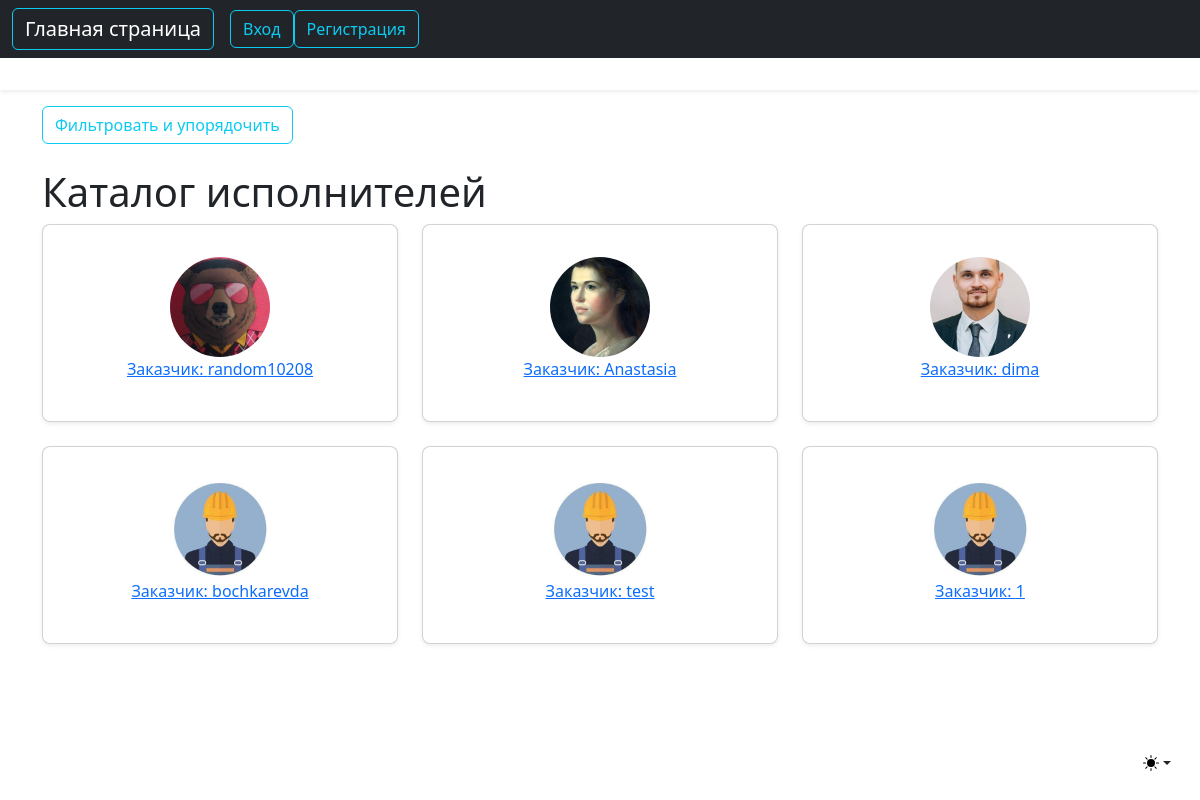
Screenshot of /users/workers with the database file from the repository.
### users/models.py (models this page shows, shortened)
class Worker(models.Model):
    user = models.OneToOneField(User, on_delete=models.CASCADE)
    rating = models.IntegerField(null=True)
    experience = models.TextField(null=True)

class Profile(models.Model):
    user = models.OneToOneField(User, on_delete=models.CASCADE)
    image = models.ImageField(default='default.jpg', upload_to='profile_pics')

### users/views.py (the view)
# urls.py: path('workers', WorkerListView.as_view(), name='workers'),
class WorkerListView(ListView):
    model = Worker
    template_name = 'users/workers.html'
    context_object_name = 'workers'
    paginate_by = 10

### users/templates/users/workers.html (shortened to what this page needs)
{% extends "searchwork/base_client.html" %}
{% block content %}
        {% if workers %}
<div class="d-flex justify-content-between">
<div>
            <a class="btn btn-outline-info" href="#">Фильтровать и упорядочить</a>
</div>
</div>
<br/>
            <h1>Каталог исполнителей</h1>
            <div class="row row-cols-1 row-cols-md-3 mb-3 text-center">
                {% for worker in workers %}
                      <div class="col">
                        <div class="card mb-4 rounded-3 shadow-sm">
                          <div class="card-body">
                            <ul class="list-unstyled mt-3 mb-4">
                              <li>
                                  <img class="rounded-circle article-img" src="{{ worker.user.profile.image.url }}" width="100" height="100" alt="аватар заказчика">
                              </li>
                                <li><a class="mr-2" href="{% url 'user-tasks' task.author.username %}">Заказчик: {{ worker.user.username }}</a></li>
                            </ul>
                          </div>
                        </div>
                      </div>
                {% endfor %}
            </div>
        {% else %}
            <h1>Не найдено ни одного исполнителя.</h1>
            <a class="btn btn-outline-info" href="{% url 'worker' %}">Стать исполнителем</a>
        {% endif %}
{% endblock content %}

### rows the page displays
Worker: user.profile.image (picture), user.username "random10208"
Worker: user.profile.image (picture), user.username "Anastasia"
Worker: user.profile.image (picture), user.username "dima"
Worker: user.profile.image (placeholder picture), user.username "bochkarevda"
Worker: user.profile.image (placeholder picture), user.username "test"
Worker: user.profile.image (placeholder picture), user.username "1"
